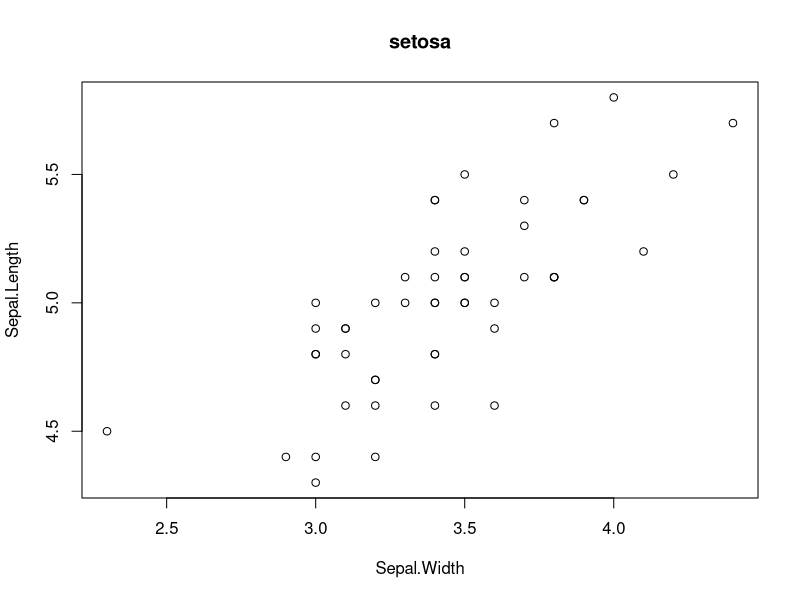
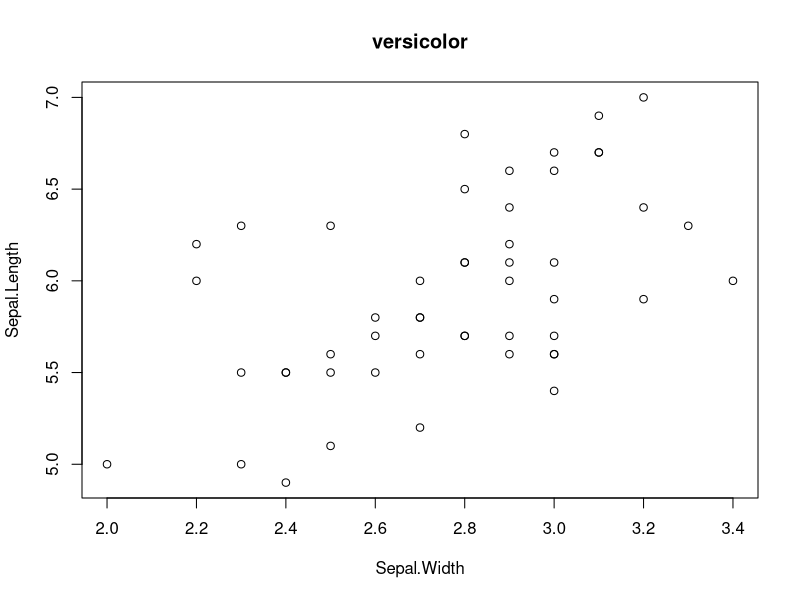
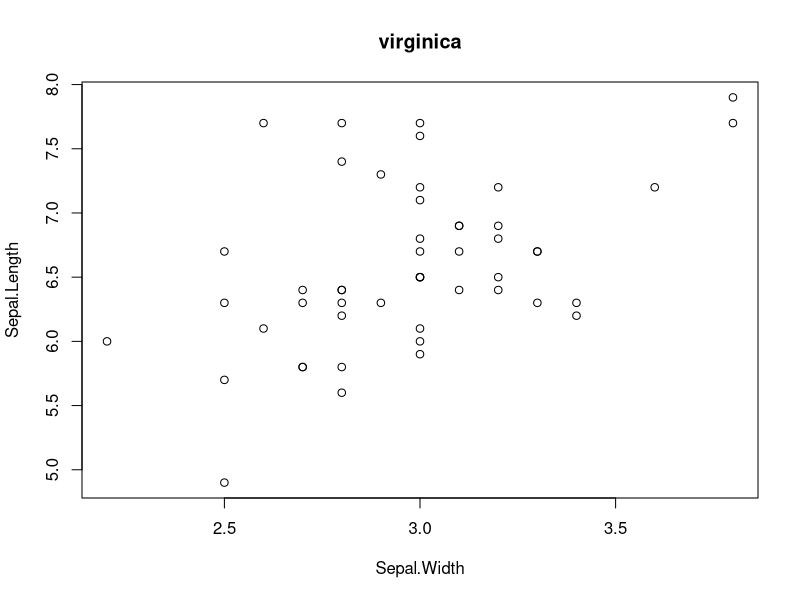

The R script that drew these images, in order:
## create a directory to hold figures
fig_dir <- "iris_figs"
if(!file.exists(fig_dir)) dir.create(fig_dir)

## for each Species, write scatterplot to file
by(iris, iris$Species, function(x) {
  the_species <- x$Species[1]
  png(file.path(fig_dir, paste0("scatterplot_", the_species , ".png")))
  plot(Sepal.Length ~ Sepal.Width, data = x, main = the_species)
  dev.off()
})

## auto-generate a visual index as README.md in fig_dir
fig_files <- list.files(fig_dir, pattern = "png$")
readme_file <- file.path(fig_dir, "README.md")
writeLines(paste0(fig_files, "\n",
                  "![`", fig_files, "`](", fig_files, ")\n\n"), readme_file)

